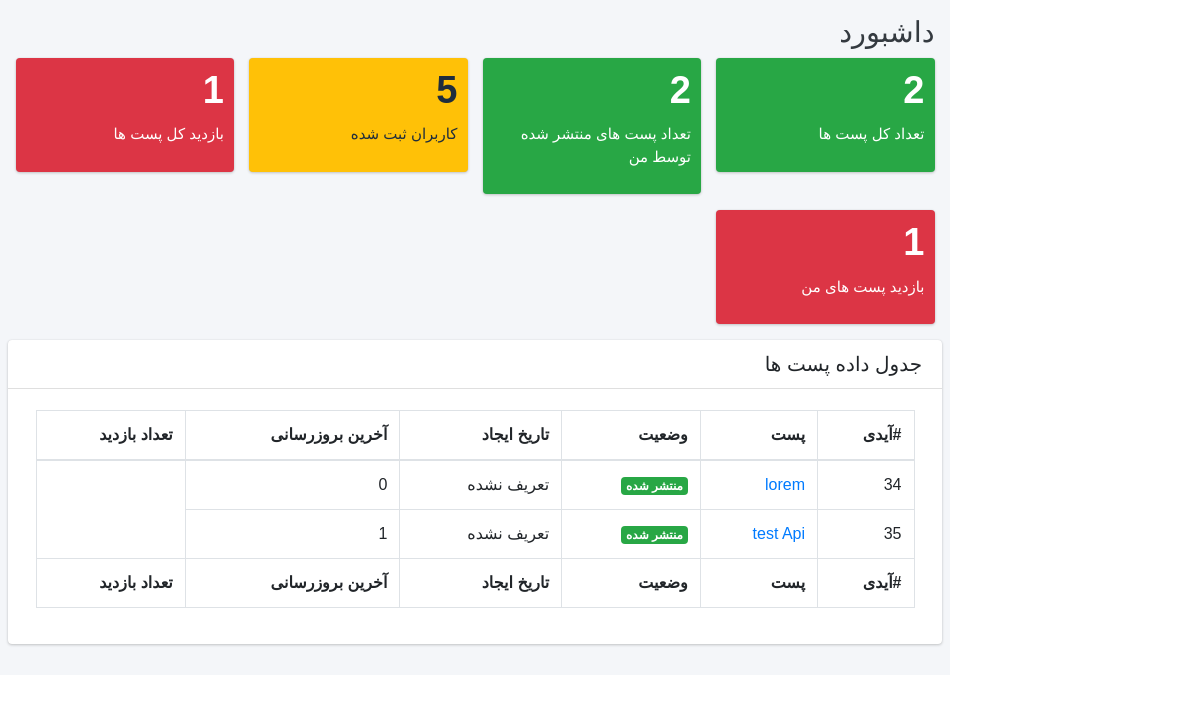
Before: /accounts/dashboard/ (signed in) with the older database file.
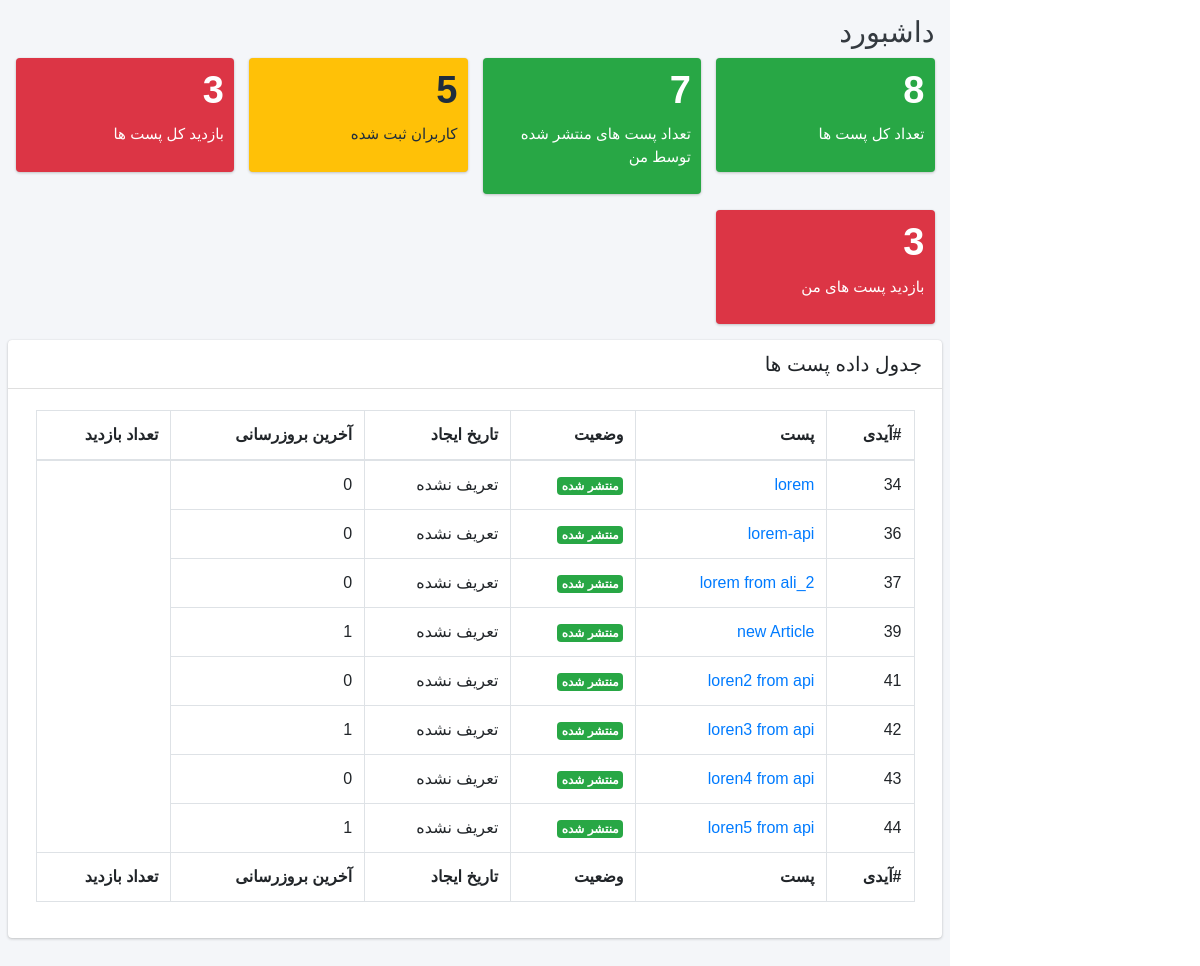
After: the same page with the newer database file.
### accounts_app/models.py (models this page shows, shortened)
class CustomUser(AbstractUser):
    photo = models.ImageField(upload_to='users/images/', verbose_name='عکس کاربر',
                              default=None, blank=True, null=True)
    education = models.CharField(max_length=1000, verbose_name='تحصیلات', blank=True, null=True)
    location = models.CharField(max_length=1000, verbose_name='موقعیت فعلی', blank=True, null=True)
    about_me = models.CharField(max_length=2000, verbose_name='درباره من', blank=True, null=True)
    class Meta:
        verbose_name = 'کاربر'
        verbose_name_plural = 'کاربران'

### blog_app/models.py (models this page shows, shortened)
class Article(models.Model):
    STATUS = (
        ('u', 'منتشر نشود'),
        ('w', 'درحال بررسی'),
        ('p', 'منتشر شود'),
    )
    creator = models.ForeignKey(AUTH_USER_MODEL, on_delete=models.CASCADE, verbose_name='نویسنده', blank=True,
                                null=True)
    title = models.CharField(max_length=1000, verbose_name='عنوان پست', blank=True, null=True)
    content = HTMLField(verbose_name='توضیحات', blank=True, null=True)
    image = models.ImageField(upload_to='blog/images/', verbose_name='تصویر پست', help_text="440 * 750", blank=True,
                              null=True)
    video_url = models.URLField(verbose_name='لینک ویدئو آپارات', default='', blank=True, null=True)
    category = models.ForeignKey(Category, on_delete=models.SET_NULL, verbose_name='انتخاب دسته بندی', blank=True,
                                 null=True)
    tag = models.ManyToManyField(Tag, verbose_name='انتخاب برچسب', blank=True)
    date_created = jmodels.jDateTimeField(verbose_name='تاریخ ایجاد', blank=True, null=True, auto_now_add=True)
    date_update = jmodels.jDateTimeField(verbose_name='تاریخ بروزرسانی', blank=True, null=True, auto_now_add=True)
    status = models.CharField(max_length=1000, choices=STATUS, default='u', verbose_name='وضعیت', blank=True, null=True)
    visit_count = models.IntegerField(default=0, editable=False, verbose_name='تعداد بازدید', blank=True, null=True)
    objects = ArticleManager()
    class Meta:
        verbose_name = 'پست'
        verbose_name_plural = 'پست ها'
    def get_slug_title(self):
        return self.title.replace(' ', '-')

### accounts_app/views.py (the view)
# urls.py: path('dashboard/', dashboard, name='dashboard'),
@login_required(login_url='/accounts/login?next=accounts/dashboard/')
def dashboard(request):
    if request.user.is_superuser:
        userModel = CustomUser.objects.all()
        user = request.user
        user.last_login = datetime.datetime.now()
        user.save()
        articleModel = Article.objects.all()
        visit_all = 0
        for article in Article.objects.all():
            visit_all += article.visit_count
        my_visit_posts = 0
        for article in Article.objects.filter(creator=request.user):
            my_visit_posts += article.visit_count
        context = {
            'userModel': userModel,
            'user': user,
            'articleModel': articleModel,
            'visit_all': visit_all,
            'my_visit_posts': my_visit_posts,
        }
        return render(request, 'dashboard/dashboard.html', context)
    else:
        return redirect('/')

### accounts_app/templates/dashboard/dashboard.html (shortened to what this page needs)
{% extends 'dashboard/base.html' %}
{% block content %}
    <div class="content-wrapper">
        <div class="content-header">
            <div class="container-fluid">
                <div class="row mb-2">
                    <div class="col-sm-6">
                        <h1 class="m-0 text-dark">داشبورد</h1>
                    </div>
                </div>
            </div>
            <section class="content">
                <div class="container-fluid">
                    <div class="row">
                        {% if request.user.is_superuser %}
                            <div class="col-lg-3 col-6">
                                <div class="small-box bg-success">
                                    <div class="inner">
                                        <h3>{{ articleModel.count }}<sup style="font-size: 20px"></sup></h3>
                                        <p>تعداد کل پست ها</p>
                                    </div>
                                </div>
                            </div>
                        {% endif %}
                        <div class="col-lg-3 col-6">
                            <div class="small-box bg-success">
                                <div class="inner">
                                    <h3>{{ user.article_set.count }}<sup style="font-size: 20px"></sup></h3>
                                    <p>تعداد پست های منتشر شده توسط من</p>
                                </div>
                            </div>
                        </div>
                        {% if request.user.is_superuser %}
                            <div class="col-lg-3 col-6">
                                <div class="small-box bg-warning">
                                    <div class="inner">
                                        <h3>{{ userModel.count }}</h3>
                                        <p>کاربران ثبت شده</p>
                                    </div>
                                </div>
                            </div>
                            <div class="col-lg-3 col-6">
                                <div class="small-box bg-danger">
                                    <div class="inner">
                                        <h3>{{ visit_all }}</h3>
                                        <p>بازدید کل پست ها</p>
                                    </div>
                                </div>
                            </div>
                        {% endif %}
                        <div class="col-lg-3 col-6">
                            <div class="small-box bg-danger">
                                <div class="inner">
                                    <h3>{{ my_visit_posts }}</h3>
                                    <p>بازدید پست های من</p>
                                </div>
                            </div>
                        </div>
                    </div>
                </div>
                <div class="row">
                    <div class="col-12">
                        <div class="card">
                            <div class="card-header">
                                <h3 class="card-title">جدول داده پست ها</h3>
                            </div>
                            {% if user.article_set.all %}
                                <div class="card-body">
                                <div id="example2_wrapper" class="dataTables_wrapper container-fluid dt-bootstrap4">
                                    <div class="row">
                                        <div class="col-sm-12 col-md-6"></div>
                                        <div class="col-sm-12 col-md-6"></div>
                                    </div>
                                    <div class="row">
                                        <div class="col-sm-12">
                                            <table id="example2" class="table table-bordered table-hover dataTable"
                                                   role="grid">
                                                <thead>
                                                <tr role="row">
                                                    <th class="sorting_asc" tabindex="0" aria-controls="example2"
                                                        rowspan="1" colspan="1" aria-sort="ascending"
                                                        aria-label="#آیدی: activate to sort column descending">
                                                        #آیدی
                                                    </th>
                                                    <th class="sorting" tabindex="0" aria-controls="example2"
                                                        rowspan="1" colspan="1"
                                                        aria-label="پست: activate to sort column ascending">پست
                                                    </th>
                                                    <th class="sorting" tabindex="0" aria-controls="example2"
                                                        rowspan="1" colspan="1"
                                                        aria-label="وضعیت: activate to sort column ascending">وضعیت
                                                    </th>
                                                    <th class="sorting" tabindex="0" aria-controls="example2"
                                                        rowspan="1" colspan="1"
                                                        aria-label="تاریخ انتشار: activate to sort column ascending">
                                                        تاریخ ایجاد
                                                    </th>
                                                    <th class="sorting" tabindex="0" aria-controls="example2"
                                                        rowspan="1" colspan="1"
                                                        aria-label="تاریخ انتشار: activate to sort column ascending">
                                                        آخرین بروزرسانی
                                                    </th>
                                                    <th class="sorting" tabindex="0" aria-controls="example2"
                                                        rowspan="1" colspan="1"
                                                        aria-label="تاریخ انتشار: activate to sort column ascending">
                                                        تعداد بازدید
                                                    </th>
                                                </tr>
                                                </thead>
                                                <tbody>
                                                {% if request.user.is_superuser %}
                                                    {% for article in articleModel %}
                                                        {% if article %}
                                                            <tr role="row" class="odd">
                                                                <td class="sorting_1">{{ article.id }}</td>
                                                                <td><a target="_blank"
                                                                       {% if article.status == 'p' %}
                                                                        href="{% url 'blog:article_detail' article.id article.get_slug_title %}"
                                                                       {% endif %} >{{ article.title }}</a>
                                                                </td>
                                                                {% if article.status == 'p' %}
                                                                    <td><span class="badge bg-success">منتشر شده</span>
                                                                    </td>
                                                                {% endif %}
                                                                {% if article.date_update and article.status == 'p' %}
                                                                    <td>{{ article.date_update.year }}/{{ article.date_update.month }}/{{ article.date_update.day }}</td>
                                                                {% else %}
                                                                    <td>تعریف نشده</td>
                                                                {% endif %}
                                                                <td>{{ article.visit_count }}</td>
                                                            </tr>
                                                        {% endif %}
                                                    {% endfor %}
                                                {% endif %}
                                                </tbody>
                                                <tfoot>
                                                <tr>
                                                    <th rowspan="1" colspan="1">#آیدی</th>
                                                    <th rowspan="1" colspan="1">پست</th>
                                                    <th rowspan="1" colspan="1">وضعیت</th>
                                                    <th rowspan="1" colspan="1">تاریخ ایجاد</th>
                                                    <th rowspan="1" colspan="1">آخرین بروزرسانی</th>
                                                    <th rowspan="1" colspan="1">تعداد بازدید</th>
                                                </tr>
                                                </tfoot>
                                            </table>
                                        </div>
                                    </div>
                                </div>
                            </div>
                                {% else %}
                                <p class="alert alert-warning text-center">درحال حاضر شما پستی ندارید.</p>
                            {% endif %}
                        </div>
                    </div>
                </div>
            </section>
        </div>
    </div>
{% endblock content %}

### accounts_app/templates/dashboard/base.html (shortened to what this page needs)
{% if request.user.is_superuser %}
    {% load static %}
    {% load render_partial %}
    <!DOCTYPE html>
    <html lang="fa">
    <head>
        {% include 'dashboard/header_referenced.html' %}
    </head>
    <body class="hold-transition sidebar-mini">
    <div class="wrapper">
        {% block content %}
        {% endblock %}
    </div>
    </body>
    </html>
{% endif %}

### accounts_app/templates/dashboard/header_referenced.html (shortened to what this page needs)
{% load static %}
<link rel="stylesheet" href="{% static 'plugins/font-awesome/css/font-awesome.min.css' %}">
  <link rel="stylesheet" href="https://code.ionicframework.com/ionicons/2.0.1/css/ionicons.min.css">
  <link rel="stylesheet" href="{% static 'dist/css/adminlte.min.css' %}">
  <link rel="stylesheet" href="{% static 'plugins/iCheck/flat/blue.css' %}">
  <link rel="stylesheet" href="{% static 'plugins/morris/morris.css' %}">
  <link rel="stylesheet" href="{% static 'plugins/jvectormap/jquery-jvectormap-1.2.2.css' %}">
  <link rel="stylesheet" href="{% static 'plugins/datepicker/datepicker3.css' %}">
  <link rel="stylesheet" href="{% static 'plugins/daterangepicker/daterangepicker-bs3.css' %}">
  <link rel="stylesheet" href="{% static 'plugins/bootstrap-wysihtml5/bootstrap3-wysihtml5.min.css' %}">
  <link rel="stylesheet" href="{% static 'dist/css/bootstrap-rtl.min.css' %}">
  <link rel="stylesheet" href="{% static 'dist/css/custom-style.css' %}">

### accounts_app/templates/dashboard/footer_referenced.html (shortened to what this page needs)
{% load static %}

Changed rows visible on the page:
removed Article: id "35", title "test Api", status "منتشر شده", visit_count "1"
changed CustomUser: article_set.count "2" → "7"
added Article: id "36", title "lorem-api", status "منتشر شده", visit_count "0"
added Article: id "37", title "lorem from ali_2", status "منتشر شده", visit_count "0"
added Article: id "39", title "new Article", status "منتشر شده", visit_count "1"
added Article: id "41", title "loren2 from api", status "منتشر شده", visit_count "0"
added Article: id "42", title "loren3 from api", status "منتشر شده", visit_count "1"
added Article: id "43", title "loren4 from api", status "منتشر شده", visit_count "0"
added Article: id "44", title "loren5 from api", status "منتشر شده", visit_count "1"
Other visible differences:
{{ articleModel.count }}: "2" → "8"
{{ visit_all }}: "1" → "3"
{{ my_visit_posts }}: "1" → "3"
